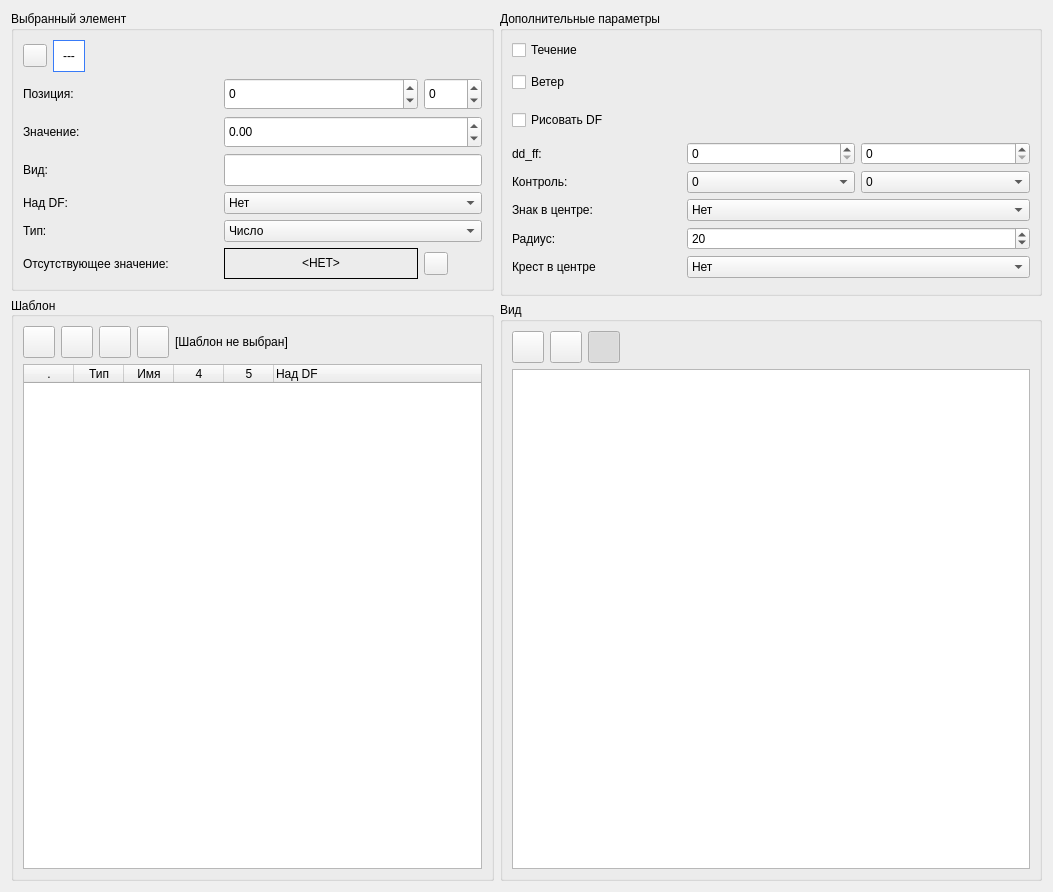
<?xml version="1.0" encoding="UTF-8"?>
<ui version="4.0">
 <class>PuansonEdit</class>
 <widget class="QWidget" name="PuansonEdit">
  <property name="geometry">
   <rect>
    <x>0</x>
    <y>0</y>
    <width>1053</width>
    <height>892</height>
   </rect>
  </property>
  <property name="minimumSize">
   <size>
    <width>893</width>
    <height>654</height>
   </size>
  </property>
  <property name="windowTitle">
   <string>Редактор метеорологических знаков</string>
  </property>
  <layout class="QGridLayout" name="gridLayout_7">
   <item row="0" column="0">
    <layout class="QGridLayout" name="gridLayout_6">
     <item row="0" column="0">
      <layout class="QVBoxLayout" name="verticalLayout">
       <item>
        <widget class="QGroupBox" name="currentrulebox">
         <property name="sizePolicy">
          <sizepolicy hsizetype="Preferred" vsizetype="Maximum">
           <horstretch>0</horstretch>
           <verstretch>0</verstretch>
          </sizepolicy>
         </property>
         <property name="title">
          <string>Выбранный элемент</string>
         </property>
         <layout class="QGridLayout" name="gridLayout_5">
          <item row="0" column="0">
           <widget class="AlignButton" name="alignbtn">
            <property name="toolTip">
             <string>Выравнивание</string>
            </property>
           </widget>
          </item>
          <item row="0" column="1">
           <widget class="QLabel" name="lbldescr">
            <property name="minimumSize">
             <size>
              <width>32</width>
              <height>32</height>
             </size>
            </property>
            <property name="maximumSize">
             <size>
              <width>16777215</width>
              <height>32</height>
             </size>
            </property>
            <property name="toolTip">
             <string>Величина</string>
            </property>
            <property name="styleSheet">
             <string notr="true">QLabel {border: 1px solid rgb(56,123,248);background-color: white;}</string>
            </property>
            <property name="text">
             <string>---</string>
            </property>
            <property name="alignment">
             <set>Qt::AlignCenter</set>
            </property>
           </widget>
          </item>
          <item row="0" column="2">
           <spacer name="horizontalSpacer_3">
            <property name="orientation">
             <enum>Qt::Horizontal</enum>
            </property>
            <property name="sizeHint" stdset="0">
             <size>
              <width>129</width>
              <height>20</height>
             </size>
            </property>
           </spacer>
          </item>
          <item row="1" column="0" colspan="3">
           <layout class="QGridLayout" name="gridLayout_4">
            <item row="0" column="0">
             <widget class="QLabel" name="label_5">
              <property name="sizePolicy">
               <sizepolicy hsizetype="Preferred" vsizetype="Preferred">
                <horstretch>0</horstretch>
                <verstretch>0</verstretch>
               </sizepolicy>
              </property>
              <property name="text">
               <string>Позиция:</string>
              </property>
              <property name="alignment">
               <set>Qt::AlignLeading|Qt::AlignLeft|Qt::AlignVCenter</set>
              </property>
             </widget>
            </item>
            <item row="0" column="1">
             <widget class="QSpinBox" name="spinx">
              <property name="sizePolicy">
               <sizepolicy hsizetype="Minimum" vsizetype="Preferred">
                <horstretch>0</horstretch>
                <verstretch>0</verstretch>
               </sizepolicy>
              </property>
              <property name="minimumSize">
               <size>
                <width>0</width>
                <height>32</height>
               </size>
              </property>
              <property name="maximumSize">
               <size>
                <width>16777215</width>
                <height>32</height>
               </size>
              </property>
              <property name="minimum">
               <number>-1000</number>
              </property>
              <property name="maximum">
               <number>1000</number>
              </property>
             </widget>
            </item>
            <item row="0" column="2">
             <widget class="QSpinBox" name="spiny">
              <property name="sizePolicy">
               <sizepolicy hsizetype="Minimum" vsizetype="Preferred">
                <horstretch>0</horstretch>
                <verstretch>0</verstretch>
               </sizepolicy>
              </property>
              <property name="minimumSize">
               <size>
                <width>0</width>
                <height>32</height>
               </size>
              </property>
              <property name="maximumSize">
               <size>
                <width>16777215</width>
                <height>32</height>
               </size>
              </property>
              <property name="minimum">
               <number>-1000</number>
              </property>
              <property name="maximum">
               <number>1000</number>
              </property>
             </widget>
            </item>
            <item row="1" column="0">
             <widget class="QLabel" name="label_3">
              <property name="sizePolicy">
               <sizepolicy hsizetype="Preferred" vsizetype="Preferred">
                <horstretch>0</horstretch>
                <verstretch>0</verstretch>
               </sizepolicy>
              </property>
              <property name="text">
               <string>Значение:</string>
              </property>
             </widget>
            </item>
            <item row="1" column="1" colspan="2">
             <widget class="QDoubleSpinBox" name="valuespin">
              <property name="sizePolicy">
               <sizepolicy hsizetype="Expanding" vsizetype="Preferred">
                <horstretch>0</horstretch>
                <verstretch>0</verstretch>
               </sizepolicy>
              </property>
              <property name="minimumSize">
               <size>
                <width>0</width>
                <height>32</height>
               </size>
              </property>
              <property name="maximumSize">
               <size>
                <width>16777215</width>
                <height>32</height>
               </size>
              </property>
              <property name="minimum">
               <double>-99999.000000000000000</double>
              </property>
              <property name="maximum">
               <double>99999.000000000000000</double>
              </property>
             </widget>
            </item>
            <item row="2" column="0">
             <widget class="QLabel" name="label_4">
              <property name="sizePolicy">
               <sizepolicy hsizetype="Preferred" vsizetype="Preferred">
                <horstretch>0</horstretch>
                <verstretch>0</verstretch>
               </sizepolicy>
              </property>
              <property name="text">
               <string>Вид:</string>
              </property>
             </widget>
            </item>
            <item row="2" column="1" colspan="2">
             <widget class="QLineEdit" name="viewle">
              <property name="sizePolicy">
               <sizepolicy hsizetype="Expanding" vsizetype="Preferred">
                <horstretch>0</horstretch>
                <verstretch>0</verstretch>
               </sizepolicy>
              </property>
              <property name="minimumSize">
               <size>
                <width>0</width>
                <height>32</height>
               </size>
              </property>
              <property name="maximumSize">
               <size>
                <width>16777215</width>
                <height>32</height>
               </size>
              </property>
              <property name="readOnly">
               <bool>true</bool>
              </property>
             </widget>
            </item>
            <item row="3" column="0">
             <widget class="QLabel" name="label_6">
              <property name="sizePolicy">
               <sizepolicy hsizetype="Preferred" vsizetype="Preferred">
                <horstretch>0</horstretch>
                <verstretch>0</verstretch>
               </sizepolicy>
              </property>
              <property name="text">
               <string>Над DF:</string>
              </property>
             </widget>
            </item>
            <item row="3" column="1" colspan="2">
             <widget class="QComboBox" name="cmbyplusdf">
              <item>
               <property name="text">
                <string>Нет</string>
               </property>
              </item>
              <item>
               <property name="text">
                <string>Да</string>
               </property>
              </item>
             </widget>
            </item>
            <item row="4" column="0">
             <widget class="QLabel" name="label_7">
              <property name="text">
               <string>Тип:</string>
              </property>
             </widget>
            </item>
            <item row="4" column="1" colspan="2">
             <widget class="QComboBox" name="cmbtype">
              <item>
               <property name="text">
                <string>Число</string>
               </property>
              </item>
              <item>
               <property name="text">
                <string>Символ</string>
               </property>
              </item>
              <item>
               <property name="text">
                <string>Символ и число</string>
               </property>
              </item>
             </widget>
            </item>
            <item row="5" column="0">
             <widget class="QLabel" name="label_8">
              <property name="text">
               <string>Отсутствующее значение:</string>
              </property>
             </widget>
            </item>
            <item row="5" column="1">
             <widget class="ClickLabel" name="lblabsent">
              <property name="minimumSize">
               <size>
                <width>0</width>
                <height>31</height>
               </size>
              </property>
              <property name="frameShape">
               <enum>QFrame::Box</enum>
              </property>
              <property name="text">
               <string>&lt;НЕТ&gt;</string>
              </property>
              <property name="alignment">
               <set>Qt::AlignCenter</set>
              </property>
             </widget>
            </item>
            <item row="5" column="2">
             <widget class="QToolButton" name="btnabsentclear">
              <property name="text">
               <string/>
              </property>
              <property name="icon">
               <iconset>
                <normaloff>:/novost/icons/clear.png</normaloff>:/novost/icons/clear.png</iconset>
              </property>
             </widget>
            </item>
           </layout>
          </item>
         </layout>
        </widget>
       </item>
       <item>
        <widget class="QGroupBox" name="groupBox">
         <property name="title">
          <string>Шаблон</string>
         </property>
         <property name="alignment">
          <set>Qt::AlignLeading|Qt::AlignLeft|Qt::AlignVCenter</set>
         </property>
         <layout class="QGridLayout" name="gridLayout_10">
          <item row="0" column="0">
           <widget class="QPushButton" name="btnopenpunch">
            <property name="minimumSize">
             <size>
              <width>32</width>
              <height>32</height>
             </size>
            </property>
            <property name="maximumSize">
             <size>
              <width>32</width>
              <height>32</height>
             </size>
            </property>
            <property name="toolTip">
             <string>Добавить в шаблон новый элемент</string>
            </property>
            <property name="text">
             <string/>
            </property>
            <property name="icon">
             <iconset resource="../../../../commons/etc/meteo.icons.qrc">
              <normaloff>:/meteo/icons/open-map.png</normaloff>:/meteo/icons/open-map.png</iconset>
            </property>
           </widget>
          </item>
          <item row="0" column="1">
           <widget class="QToolButton" name="btnsavepunch">
            <property name="minimumSize">
             <size>
              <width>32</width>
              <height>32</height>
             </size>
            </property>
            <property name="maximumSize">
             <size>
              <width>32</width>
              <height>32</height>
             </size>
            </property>
            <property name="toolTip">
             <string>Сохранить</string>
            </property>
            <property name="text">
             <string/>
            </property>
            <property name="icon">
             <iconset resource="../../../../commons/etc/meteo.icons.qrc">
              <normaloff>:/meteo/icons/save.png</normaloff>:/meteo/icons/save.png</iconset>
            </property>
           </widget>
          </item>
          <item row="0" column="2">
           <widget class="QPushButton" name="btnaddsign">
            <property name="minimumSize">
             <size>
              <width>32</width>
              <height>32</height>
             </size>
            </property>
            <property name="maximumSize">
             <size>
              <width>32</width>
              <height>32</height>
             </size>
            </property>
            <property name="toolTip">
             <string>Добавить в шаблон новый элемент</string>
            </property>
            <property name="text">
             <string/>
            </property>
            <property name="icon">
             <iconset resource="../../../../commons/etc/meteo.icons.qrc">
              <normaloff>:/meteo/icons/add.png</normaloff>:/meteo/icons/add.png</iconset>
            </property>
           </widget>
          </item>
          <item row="0" column="3">
           <widget class="QPushButton" name="btnrmsign">
            <property name="minimumSize">
             <size>
              <width>32</width>
              <height>32</height>
             </size>
            </property>
            <property name="maximumSize">
             <size>
              <width>32</width>
              <height>32</height>
             </size>
            </property>
            <property name="toolTip">
             <string>Удалить выбранный элемент из шаблона</string>
            </property>
            <property name="text">
             <string/>
            </property>
            <property name="icon">
             <iconset resource="../../../../commons/etc/meteo.icons.qrc">
              <normaloff>:/meteo/icons/delete.png</normaloff>:/meteo/icons/delete.png</iconset>
            </property>
           </widget>
          </item>
          <item row="0" column="4">
           <widget class="QLabel" name="name">
            <property name="text">
             <string>[Шаблон не выбран]</string>
            </property>
           </widget>
          </item>
          <item row="0" column="5">
           <spacer name="horizontalSpacer_2">
            <property name="orientation">
             <enum>Qt::Horizontal</enum>
            </property>
            <property name="sizeHint" stdset="0">
             <size>
              <width>166</width>
              <height>17</height>
             </size>
            </property>
           </spacer>
          </item>
          <item row="1" column="0" colspan="6">
           <widget class="QTreeWidget" name="descrtree">
            <property name="sizePolicy">
             <sizepolicy hsizetype="Expanding" vsizetype="MinimumExpanding">
              <horstretch>0</horstretch>
              <verstretch>0</verstretch>
             </sizepolicy>
            </property>
            <property name="minimumSize">
             <size>
              <width>450</width>
              <height>0</height>
             </size>
            </property>
            <property name="rootIsDecorated">
             <bool>false</bool>
            </property>
            <property name="expandsOnDoubleClick">
             <bool>false</bool>
            </property>
            <attribute name="headerDefaultSectionSize">
             <number>50</number>
            </attribute>
            <attribute name="headerMinimumSectionSize">
             <number>0</number>
            </attribute>
            <column>
             <property name="text">
              <string>.</string>
             </property>
             <property name="toolTip">
              <string>Признак видимости</string>
             </property>
             <property name="textAlignment">
              <set>AlignCenter</set>
             </property>
             <property name="icon">
              <iconset resource="../../../../commons/etc/meteo.icons.qrc">
               <normaloff>:/meteo/icons/tools/layer_visible.png</normaloff>:/meteo/icons/tools/layer_visible.png</iconset>
             </property>
            </column>
            <column>
             <property name="text">
              <string>Тип</string>
             </property>
             <property name="toolTip">
              <string>Число или символ</string>
             </property>
             <property name="textAlignment">
              <set>AlignCenter</set>
             </property>
            </column>
            <column>
             <property name="text">
              <string>Имя</string>
             </property>
             <property name="toolTip">
              <string>Имя дескриптора</string>
             </property>
             <property name="textAlignment">
              <set>AlignCenter</set>
             </property>
            </column>
            <column>
             <property name="text">
              <string/>
             </property>
             <property name="toolTip">
              <string>Установка значения для предпросмотра</string>
             </property>
             <property name="textAlignment">
              <set>AlignCenter</set>
             </property>
            </column>
            <column>
             <property name="text">
              <string/>
             </property>
             <property name="toolTip">
              <string>Выравнивание</string>
             </property>
             <property name="textAlignment">
              <set>AlignCenter</set>
             </property>
            </column>
            <column>
             <property name="text">
              <string>Над DF</string>
             </property>
            </column>
           </widget>
          </item>
         </layout>
        </widget>
       </item>
      </layout>
     </item>
     <item row="0" column="1">
      <layout class="QGridLayout" name="gridLayout_9">
       <item row="0" column="0">
        <widget class="QGroupBox" name="groupBox_2">
         <property name="sizePolicy">
          <sizepolicy hsizetype="Preferred" vsizetype="Maximum">
           <horstretch>0</horstretch>
           <verstretch>0</verstretch>
          </sizepolicy>
         </property>
         <property name="title">
          <string>Дополнительные параметры</string>
         </property>
         <layout class="QGridLayout" name="gridLayout_8">
          <item row="0" column="0">
           <layout class="QGridLayout" name="gridLayout_3">
            <item row="1" column="0">
             <widget class="QCheckBox" name="haswind">
              <property name="minimumSize">
               <size>
                <width>0</width>
                <height>32</height>
               </size>
              </property>
              <property name="maximumSize">
               <size>
                <width>16777215</width>
                <height>16777215</height>
               </size>
              </property>
              <property name="layoutDirection">
               <enum>Qt::LeftToRight</enum>
              </property>
              <property name="text">
               <string>Ветер</string>
              </property>
             </widget>
            </item>
            <item row="2" column="0">
             <widget class="QCheckBox" name="drawdf">
              <property name="minimumSize">
               <size>
                <width>0</width>
                <height>32</height>
               </size>
              </property>
              <property name="maximumSize">
               <size>
                <width>16777215</width>
                <height>16777215</height>
               </size>
              </property>
              <property name="layoutDirection">
               <enum>Qt::LeftToRight</enum>
              </property>
              <property name="text">
               <string>Рисовать DF</string>
              </property>
             </widget>
            </item>
            <item row="0" column="0">
             <widget class="QCheckBox" name="hasflow">
              <property name="text">
               <string>Течение</string>
              </property>
             </widget>
            </item>
            <item row="0" column="1" rowspan="3">
             <spacer name="horizontalSpacer_4">
              <property name="orientation">
               <enum>Qt::Horizontal</enum>
              </property>
              <property name="sizeHint" stdset="0">
               <size>
                <width>182</width>
                <height>20</height>
               </size>
              </property>
             </spacer>
            </item>
           </layout>
          </item>
          <item row="1" column="0">
           <layout class="QGridLayout" name="gridLayout">
            <item row="0" column="0">
             <widget class="QLabel" name="ddlabel">
              <property name="sizePolicy">
               <sizepolicy hsizetype="Preferred" vsizetype="Preferred">
                <horstretch>0</horstretch>
                <verstretch>0</verstretch>
               </sizepolicy>
              </property>
              <property name="minimumSize">
               <size>
                <width>0</width>
                <height>0</height>
               </size>
              </property>
              <property name="maximumSize">
               <size>
                <width>16777215</width>
                <height>16777215</height>
               </size>
              </property>
              <property name="text">
               <string>dd_ff:</string>
              </property>
             </widget>
            </item>
            <item row="0" column="1">
             <widget class="QSpinBox" name="ddspin">
              <property name="sizePolicy">
               <sizepolicy hsizetype="Preferred" vsizetype="Preferred">
                <horstretch>0</horstretch>
                <verstretch>0</verstretch>
               </sizepolicy>
              </property>
              <property name="minimumSize">
               <size>
                <width>0</width>
                <height>0</height>
               </size>
              </property>
              <property name="maximumSize">
               <size>
                <width>16777215</width>
                <height>16777215</height>
               </size>
              </property>
              <property name="maximum">
               <number>360</number>
              </property>
             </widget>
            </item>
            <item row="0" column="2">
             <widget class="QSpinBox" name="ffspin">
              <property name="sizePolicy">
               <sizepolicy hsizetype="Preferred" vsizetype="Preferred">
                <horstretch>0</horstretch>
                <verstretch>0</verstretch>
               </sizepolicy>
              </property>
              <property name="minimumSize">
               <size>
                <width>0</width>
                <height>0</height>
               </size>
              </property>
              <property name="maximumSize">
               <size>
                <width>16777215</width>
                <height>16777215</height>
               </size>
              </property>
              <property name="maximum">
               <number>200</number>
              </property>
             </widget>
            </item>
            <item row="1" column="0">
             <widget class="QLabel" name="dfquallbl">
              <property name="sizePolicy">
               <sizepolicy hsizetype="Preferred" vsizetype="Preferred">
                <horstretch>0</horstretch>
                <verstretch>0</verstretch>
               </sizepolicy>
              </property>
              <property name="text">
               <string>Контроль:</string>
              </property>
             </widget>
            </item>
            <item row="1" column="1">
             <widget class="QComboBox" name="ddqualcmb">
              <property name="sizePolicy">
               <sizepolicy hsizetype="Preferred" vsizetype="Preferred">
                <horstretch>0</horstretch>
                <verstretch>0</verstretch>
               </sizepolicy>
              </property>
              <item>
               <property name="text">
                <string>0</string>
               </property>
              </item>
              <item>
               <property name="text">
                <string>1</string>
               </property>
              </item>
              <item>
               <property name="text">
                <string>2</string>
               </property>
              </item>
              <item>
               <property name="text">
                <string>3</string>
               </property>
              </item>
              <item>
               <property name="text">
                <string>4</string>
               </property>
              </item>
              <item>
               <property name="text">
                <string>5</string>
               </property>
              </item>
              <item>
               <property name="text">
                <string>6</string>
               </property>
              </item>
              <item>
               <property name="text">
                <string>7</string>
               </property>
              </item>
              <item>
               <property name="text">
                <string>8</string>
               </property>
              </item>
              <item>
               <property name="text">
                <string>9</string>
               </property>
              </item>
              <item>
               <property name="text">
                <string>10</string>
               </property>
              </item>
              <item>
               <property name="text">
                <string>11</string>
               </property>
              </item>
              <item>
               <property name="text">
                <string>9999</string>
               </property>
              </item>
             </widget>
            </item>
            <item row="1" column="2">
             <widget class="QComboBox" name="ffqualcmb">
              <property name="sizePolicy">
               <sizepolicy hsizetype="Preferred" vsizetype="Preferred">
                <horstretch>0</horstretch>
                <verstretch>0</verstretch>
               </sizepolicy>
              </property>
              <item>
               <property name="text">
                <string>0</string>
               </property>
              </item>
              <item>
               <property name="text">
                <string>1</string>
               </property>
              </item>
              <item>
               <property name="text">
                <string>2</string>
               </property>
              </item>
              <item>
               <property name="text">
                <string>3</string>
               </property>
              </item>
              <item>
               <property name="text">
                <string>4</string>
               </property>
              </item>
              <item>
               <property name="text">
                <string>5</string>
               </property>
              </item>
              <item>
               <property name="text">
                <string>6</string>
               </property>
              </item>
              <item>
               <property name="text">
                <string>7</string>
               </property>
              </item>
              <item>
               <property name="text">
                <string>8</string>
               </property>
              </item>
              <item>
               <property name="text">
                <string>9</string>
               </property>
              </item>
              <item>
               <property name="text">
                <string>10</string>
               </property>
              </item>
              <item>
               <property name="text">
                <string>11</string>
               </property>
              </item>
              <item>
               <property name="text">
                <string>9999</string>
               </property>
              </item>
             </widget>
            </item>
            <item row="2" column="0">
             <widget class="QLabel" name="centerlabel">
              <property name="sizePolicy">
               <sizepolicy hsizetype="Preferred" vsizetype="Preferred">
                <horstretch>0</horstretch>
                <verstretch>0</verstretch>
               </sizepolicy>
              </property>
              <property name="text">
               <string>Знак в центре:</string>
              </property>
             </widget>
            </item>
            <item row="2" column="1" colspan="2">
             <widget class="QComboBox" name="centersignbox">
              <property name="sizePolicy">
               <sizepolicy hsizetype="Preferred" vsizetype="Preferred">
                <horstretch>0</horstretch>
                <verstretch>0</verstretch>
               </sizepolicy>
              </property>
              <item>
               <property name="text">
                <string>Нет</string>
               </property>
              </item>
              <item>
               <property name="text">
                <string>Окружность</string>
               </property>
              </item>
              <item>
               <property name="text">
                <string>Квадрат</string>
               </property>
              </item>
             </widget>
            </item>
            <item row="3" column="0">
             <widget class="QLabel" name="label_2">
              <property name="sizePolicy">
               <sizepolicy hsizetype="Preferred" vsizetype="Preferred">
                <horstretch>0</horstretch>
                <verstretch>0</verstretch>
               </sizepolicy>
              </property>
              <property name="text">
               <string>Радиус:</string>
              </property>
             </widget>
            </item>
            <item row="3" column="1" colspan="2">
             <widget class="QSpinBox" name="radiusspin">
              <property name="sizePolicy">
               <sizepolicy hsizetype="Preferred" vsizetype="Preferred">
                <horstretch>0</horstretch>
                <verstretch>0</verstretch>
               </sizepolicy>
              </property>
              <property name="minimumSize">
               <size>
                <width>0</width>
                <height>0</height>
               </size>
              </property>
              <property name="maximumSize">
               <size>
                <width>16777215</width>
                <height>16777215</height>
               </size>
              </property>
              <property name="maximum">
               <number>10000</number>
              </property>
              <property name="value">
               <number>20</number>
              </property>
             </widget>
            </item>
            <item row="4" column="0">
             <widget class="QLabel" name="label">
              <property name="text">
               <string>Крест в центре</string>
              </property>
             </widget>
            </item>
            <item row="4" column="1" colspan="2">
             <widget class="QComboBox" name="crisscrossbox">
              <item>
               <property name="text">
                <string>Нет</string>
               </property>
              </item>
              <item>
               <property name="text">
                <string>Да</string>
               </property>
              </item>
             </widget>
            </item>
           </layout>
          </item>
          <item row="2" column="0">
           <widget class="FontWidget" name="fontwidget">
            <property name="specialVisible">
             <bool>false</bool>
            </property>
            <property name="symbolVisible">
             <bool>false</bool>
            </property>
            <property name="colorVisible">
             <bool>false</bool>
            </property>
            <property name="alignVisible">
             <bool>false</bool>
            </property>
            <property name="boldVisible">
             <bool>false</bool>
            </property>
            <property name="italicVisible">
             <bool>false</bool>
            </property>
            <property name="underlineVisible">
             <bool>false</bool>
            </property>
            <property name="strikeVisible">
             <bool>false</bool>
            </property>
           </widget>
          </item>
         </layout>
        </widget>
       </item>
       <item row="1" column="0">
        <widget class="QGroupBox" name="signbox">
         <property name="sizePolicy">
          <sizepolicy hsizetype="MinimumExpanding" vsizetype="Preferred">
           <horstretch>0</horstretch>
           <verstretch>0</verstretch>
          </sizepolicy>
         </property>
         <property name="title">
          <string>Вид</string>
         </property>
         <layout class="QGridLayout" name="gridLayout_2">
          <item row="0" column="0">
           <widget class="IconsetButton" name="btnsetuprect">
            <property name="minimumSize">
             <size>
              <width>32</width>
              <height>32</height>
             </size>
            </property>
            <property name="maximumSize">
             <size>
              <width>32</width>
              <height>32</height>
             </size>
            </property>
           </widget>
          </item>
          <item row="0" column="1">
           <widget class="IconsetButton" name="btnsetupanchor">
            <property name="minimumSize">
             <size>
              <width>32</width>
              <height>32</height>
             </size>
            </property>
            <property name="maximumSize">
             <size>
              <width>32</width>
              <height>32</height>
             </size>
            </property>
           </widget>
          </item>
          <item row="0" column="2">
           <widget class="QToolButton" name="btngrid">
            <property name="minimumSize">
             <size>
              <width>32</width>
              <height>32</height>
             </size>
            </property>
            <property name="maximumSize">
             <size>
              <width>32</width>
              <height>32</height>
             </size>
            </property>
            <property name="toolTip">
             <string>Сохранить</string>
            </property>
            <property name="text">
             <string/>
            </property>
            <property name="icon">
             <iconset resource="../../../../commons/etc/meteo.icons.qrc">
              <normaloff>:/meteo/icons/misc/table2.png</normaloff>:/meteo/icons/misc/table2.png</iconset>
            </property>
            <property name="checkable">
             <bool>true</bool>
            </property>
            <property name="checked">
             <bool>true</bool>
            </property>
           </widget>
          </item>
          <item row="0" column="3">
           <spacer name="horizontalSpacer_5">
            <property name="orientation">
             <enum>Qt::Horizontal</enum>
            </property>
            <property name="sizeHint" stdset="0">
             <size>
              <width>404</width>
              <height>20</height>
             </size>
            </property>
           </spacer>
          </item>
          <item row="1" column="0" colspan="4">
           <widget class="QGraphicsView" name="signview">
            <property name="sizePolicy">
             <sizepolicy hsizetype="Preferred" vsizetype="Preferred">
              <horstretch>0</horstretch>
              <verstretch>0</verstretch>
             </sizepolicy>
            </property>
            <property name="minimumSize">
             <size>
              <width>400</width>
              <height>400</height>
             </size>
            </property>
            <property name="maximumSize">
             <size>
              <width>16777215</width>
              <height>16777215</height>
             </size>
            </property>
           </widget>
          </item>
         </layout>
         <zorder>btnsetupanchor</zorder>
         <zorder>btngrid</zorder>
         <zorder>signview</zorder>
         <zorder>btnsetuprect</zorder>
        </widget>
       </item>
      </layout>
     </item>
    </layout>
   </item>
  </layout>
 </widget>
 <customwidgets>
  <customwidget>
   <class>ClickLabel</class>
   <extends>QLabel</extends>
   <header location="global">meteo/commons/ui/custom/clicklabel.h</header>
  </customwidget>
  <customwidget>
   <class>FontWidget</class>
   <extends>QWidget</extends>
   <header location="global">meteo/commons/ui/custom/fontwidget.h</header>
  </customwidget>
  <customwidget>
   <class>AlignButton</class>
   <extends>QToolButton</extends>
   <header location="global">meteo/commons/ui/custom/alignbutton.h</header>
  </customwidget>
  <customwidget>
   <class>IconsetButton</class>
   <extends>QToolButton</extends>
   <header location="global">meteo/commons/ui/custom/iconsetbtn.h</header>
  </customwidget>
 </customwidgets>
 <resources>
  <include location="../../../../commons/etc/meteo.icons.qrc"/>
 </resources>
 <connections/>
</ui>
